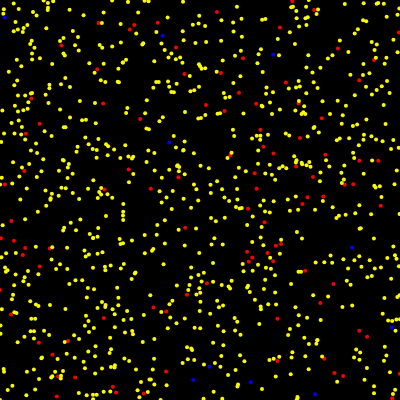
Frame 1 (no input)
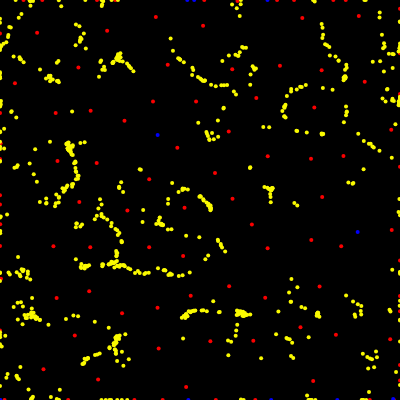
Frame 60 (no input)
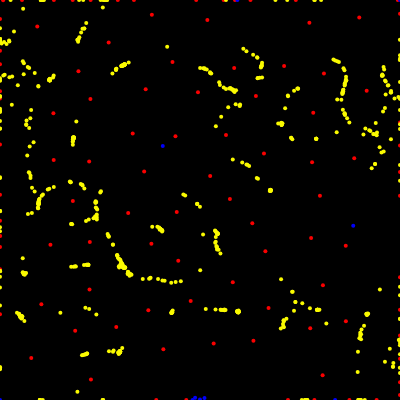
Frame 120 (the mouse pressed at the canvas centre since frame 60)

The p5.js sketch that drew these frames (run headless with seeded random() and noise() and a simulated clock; from frame 60 on, the mouse is pressed at the canvas centre):

// p5.js sketch
// ── sketch.js
let particles = [];
let rPs = [];
let yPs = [];
let bPs = [];


function setup() {
  createCanvas(400, 400);
  noStroke();
  
  rPs = createParticles(color(250, 0, 0), 100); 
  yPs = createParticles(color(250, 250, 0), 800);
  bPs = createParticles(color(0, 0, 250), 10);
}


function draw() {
  background(0);
  
  rule(rPs, rPs, 2);
  rule(yPs, rPs, 0.9);
  rule(bPs, rPs, 0.7);
  
  rule(rPs, rPs, 0.9);
  rule(yPs, rPs, 0.9);
  
  rule(rPs, rPs, 0.9);
  rule(bPs, rPs, 0.9);
  
  rule(yPs, bPs, 0.9);
  rule(bPs, yPs, 0.9);
  rule(yPs, bPs, 0.9);
  rule(bPs, yPs, 0.9);
  rule(yPs, bPs, 0.9);
  rule(bPs, yPs, 0.9);
  rule(yPs, bPs, 0.9);
  rule(bPs, yPs, 0.9);

  
  for (let i=0; i<particles.length; i++) {
    let p = particles[i];
    p.update();
    p.show();
  }
}


function rule(aPs, bPs, g) {
  for (let i=0; i<aPs.length; i++) {    
    for (let j=0; j<bPs.length; j++) {
      let d = p5.Vector.dist(aPs[i].pos, bPs[j].pos);
      if (d > 0.2 && d < 90) {
        let force = p5.Vector.sub(aPs[i].pos, bPs[j].pos);
        force.mult(g);
        force.div(d*d);
        aPs[i].addForce(force);
      }
    }
  }
}


function createParticles(aColor, number) {
  let group = [];
  for (let i=0; i<number; i++) {
    let p = new Particle(aColor);
    group.push(p);
    particles.push(p);
  }
  return group;
}



// ── Particle.js
class Particle {
    constructor(aColor) {
      this.pos = createVector(random(0, width), random(0, height));
      this.vel = createVector(0, 0);
      this.acc = createVector(0, 0);
      this.w = 4;
      
      this.c = aColor;
    }
    
    addForce(aForce) {
      this.acc.add(aForce);
    }
    
    update() {
      this.vel.add(this.acc);
      this.pos.add(this.vel);
      
      this.acc = createVector(0, 0);
      this.vel.mult(0.9);
      
      if (this.pos.x < 0) this.pos.x = width;
      if (this.pos.x > width) this.pos.x = 0;
      if (this.pos.y < 0) this.pos.y = height;
      if (this.pos.y > height) this.pos.y = 0;
    }
    
    show() {
      fill(this.c);
      circle(this.pos.x, this.pos.y, this.w);
    }
  }
